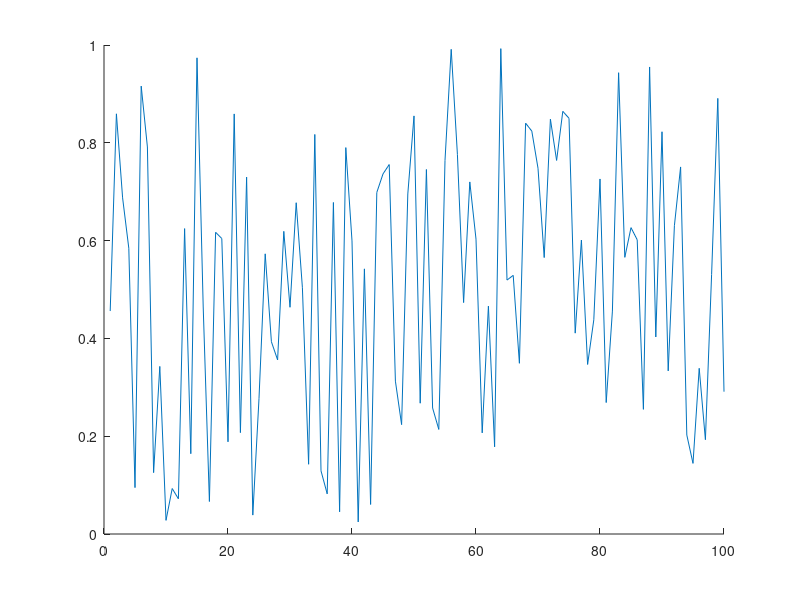

Reproduce this figure in MATLAB. (Note: this script raises an error after producing the figure.)
clc
close all
clear

if isfolder('pics') == 0
    mkdir('pics')
end

x = 1:100;
y = rand(100,1);
idxmin = find(y == max(y));
idxmax = find(y == min(y));
txt = ['\leftarrow y = ',int2str(max(y))];
hold on
plot(x,y)
plot(x,y,'o','MarkerIndices',[idxmin idxmax],'MarkerFaceColor','red','MarkerSize',5)
t = text(idxmax,y(idxmax),txt);
t.Color = [153/255 153/255 255/255];
hold off
legend('random plot [0:1]');
print -dpng ./pics/test.png
close
%% testing plot function
clc

x = [0:0.01:2]*pi;
y = sin(x);
string = 'My test plot';
p_title = 'test_print';

% test = myplot(x,y,string,p_title);
test2 = superplot(x,y,'plotName',"My super plot",'figureName',"super_plot");
% test3 = superplot(x,y);
% close(test);
